Frame 1 (no input): blank canvas, image omitted
Frame 60 (no input): blank canvas, image omitted
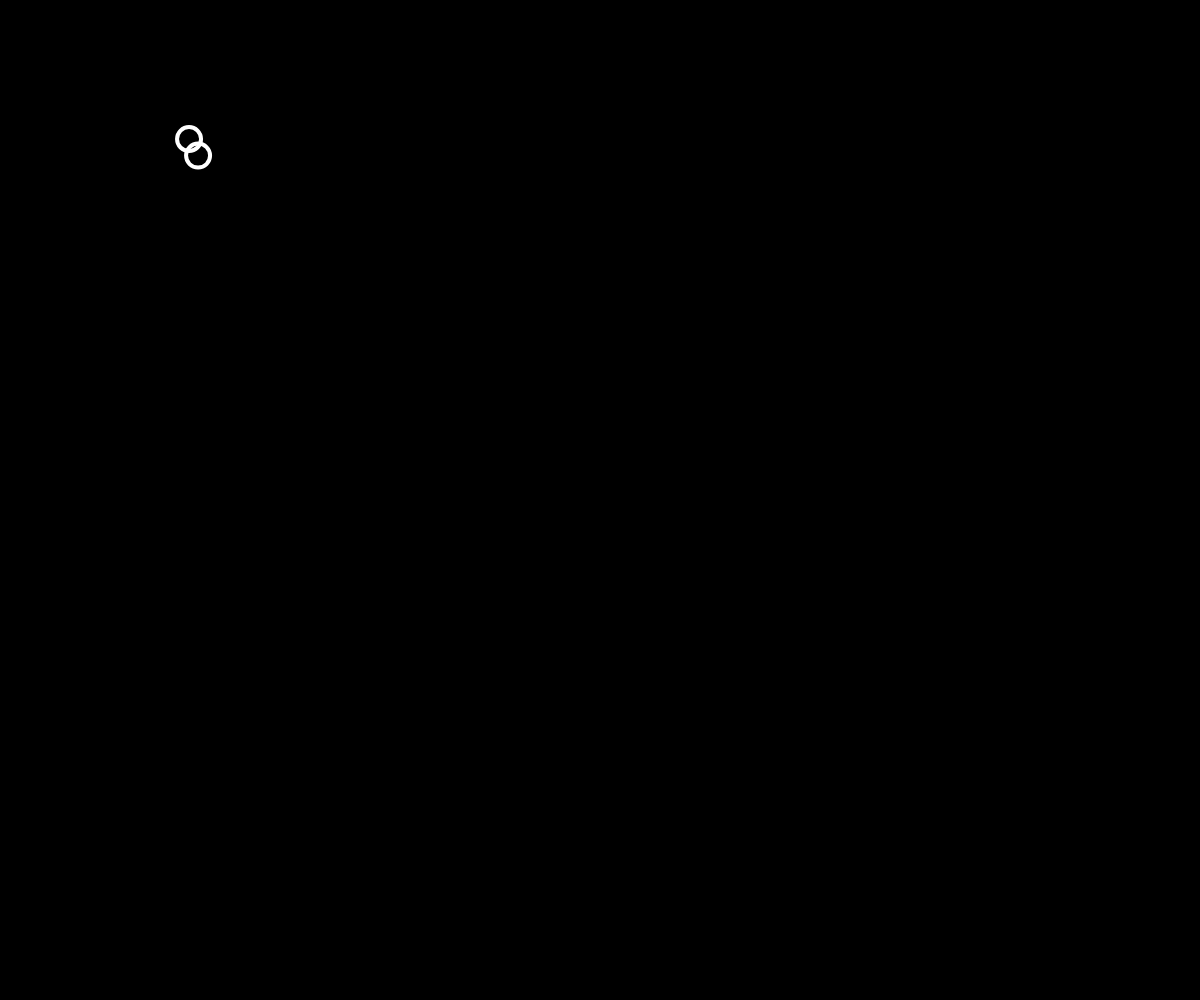
Frame 120 (the mouse pressed at the canvas centre since frame 60)

The p5.js sketch whose frames 1 and 60 were blank and that drew this single picture after the mouse press (run headless with seeded random() and noise() and a simulated clock; from frame 60 on, the mouse is pressed at the canvas centre):

// p5.js sketch
// ── sketch.js
let bubble1, bubble2;


function setup() {
    createCanvas(windowWidth, windowHeight);

    bubble1 = new Bubble();
    bubble2 = new Bubble();

}

function draw() {
    background(0);
    bubble1.move();
    bubble1.show();
    bubble2.move();
    bubble2.show();
}

class Bubble {
    constructor() {
        this.x = 200;
        this.y = 150;
    }
    move() {
        this.x = this.x + random(-5, 5);
        this.y = this.y + random(-5, 5);
    }

    show() {
        stroke(255);
        strokeWeight(4);
        noFill();
        ellipse(this.x, this.y, 24, 24);
    }
}
